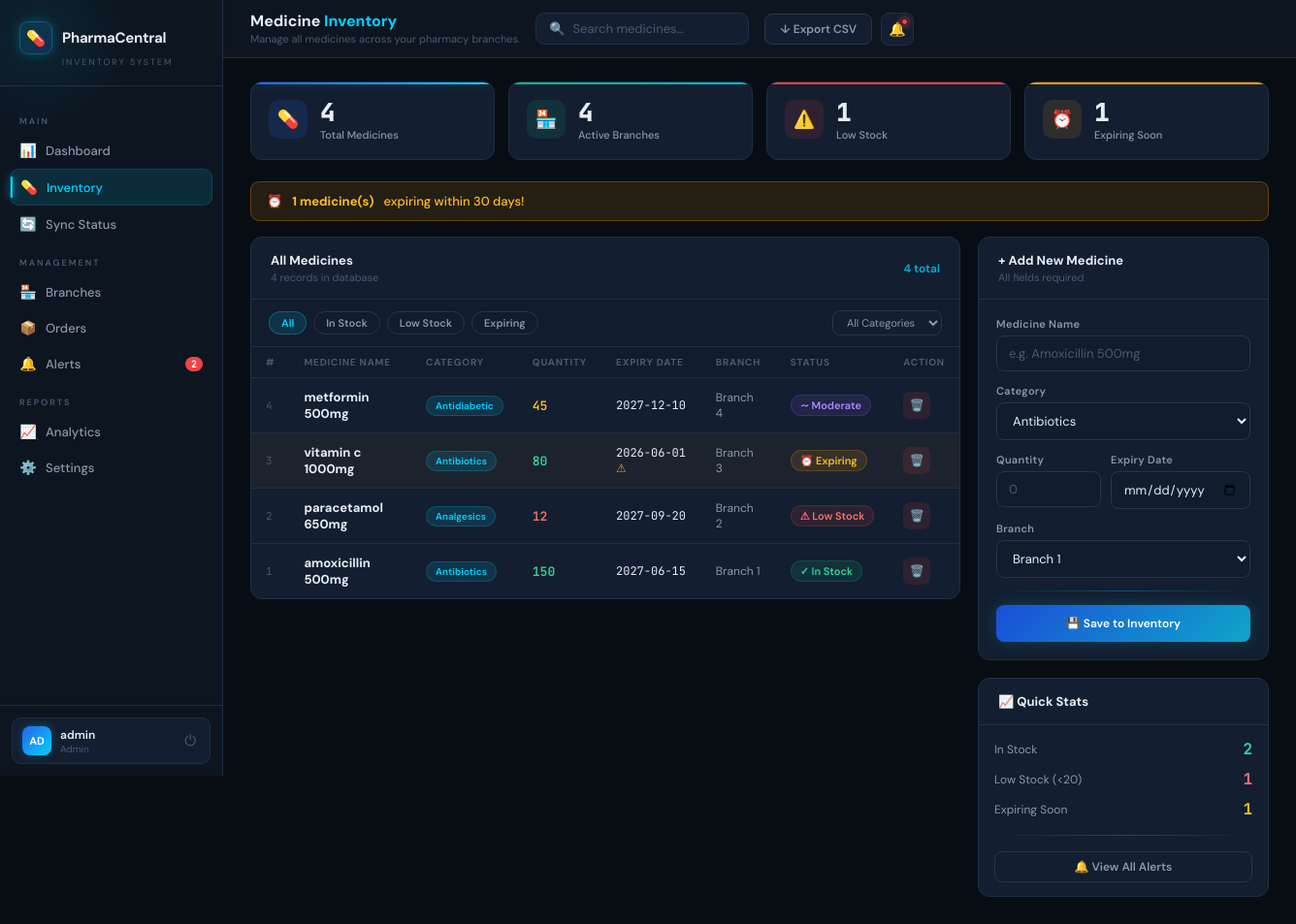
The page /inventory (signed in) on the database its author committed.
### tables this page shows
CREATE TABLE medicines (
        id INTEGER PRIMARY KEY AUTOINCREMENT,
        name TEXT NOT NULL, category TEXT NOT NULL,
        quantity INTEGER NOT NULL, expiry TEXT NOT NULL, branch TEXT NOT NULL);

### app.py (the view)
@app.route("/inventory")
@login_required
def inventory():
    medicines = get_medicines()
    low_stock = sum(1 for m in medicines if m[3] < 20)
    expiring_soon = sum(1 for m in medicines if m[6])
    return render_template("inventory.html", medicines=medicines, low_stock=low_stock, expiring_soon=expiring_soon, active="inventory")

### app.py (called while the page is built)
def get_db():
    try: return sqlite3.connect(DB)
    except: return None

def get_medicines():
    conn = get_db()
    if not conn: return []
    c = conn.cursor()
    c.execute("SELECT * FROM medicines ORDER BY id DESC")
    rows = c.fetchall(); conn.close()
    today = datetime.today(); warn = today + timedelta(days=30)
    result = []
    for r in rows:
        try: exp = datetime.strptime(r[4],"%Y-%m-%d"); expiring = today <= exp <= warn
        except: expiring = False
        result.append(r + (expiring,))
    return result

def login_required(f):
    from functools import wraps
    @wraps(f)
    def decorated(*args, **kwargs):
        if "user" not in session: return redirect(url_for("login"))
        return f(*args, **kwargs)
    return decorated

### templates/inventory.html (shortened to what this page needs)
{% extends "base.html" %}
{% block page_title %}Medicine <span>Inventory</span>{% endblock %}
{% block page_sub %}Manage all medicines across your pharmacy branches.{% endblock %}
{% block topbar_actions %}
<a href="/export" class="btn btn-outline">&#8595; Export CSV</a>
{% endblock %}
{% block content %}
<div class="stats-row">
  <div class="stat-card blue">
    <div class="stat-icon blue">&#128138;</div>
    <div><div class="stat-value">{{ medicines|length }}</div><div class="stat-label">Total Medicines</div></div>
  </div>
  <div class="stat-card teal">
    <div class="stat-icon teal">&#127978;</div>
    <div><div class="stat-value">4</div><div class="stat-label">Active Branches</div></div>
  </div>
  <div class="stat-card red">
    <div class="stat-icon red">&#9888;&#65039;</div>
    <div><div class="stat-value">{{ low_stock }}</div><div class="stat-label">Low Stock</div></div>
  </div>
  <div class="stat-card amber">
    <div class="stat-icon amber">&#9200;</div>
    <div><div class="stat-value">{{ expiring_soon }}</div><div class="stat-label">Expiring Soon</div></div>
  </div>
</div>
{% if expiring_soon > 0 %}
<div class="expiry-banner">&#9200; <strong>{{ expiring_soon }} medicine(s)</strong> expiring within 30 days!</div>
{% endif %}
<div class="two-col">
  <div>
    <div class="panel">
      <div class="panel-header">
        <div>
          <div class="panel-title">All Medicines</div>
          <div class="panel-sub">{{ medicines|length }} records in database</div>
        </div>
        <span class="panel-action">{{ medicines|length }} total</span>
      </div>
      <div class="filter-row">
        <button class="filter-chip active">All</button>
        <button class="filter-chip">In Stock</button>
        <button class="filter-chip">Low Stock</button>
        <button class="filter-chip">Expiring</button>
        <select class="filter-select">
          <option>All Categories</option>
        </select>
      </div>
      <div class="table-wrap">
        {% if medicines %}
        <table>
          <thead>
            <tr><th>#</th><th>Medicine Name</th><th>Category</th><th>Quantity</th><th>Expiry Date</th><th>Branch</th><th>Status</th><th>Action</th></tr>
          </thead>
          <tbody>
          {% for med in medicines %}
          <tr {% if med[6] %}class="expiring-row"{% endif %}>
            <td class="id-cell">{{ med[0] }}</td>
            <td><strong style="color:var(--t1);">{{ med[1] }}</strong></td>
            <td><span class="badge badge-cyan" style="font-size:10px;">{{ med[2] }}</span></td>
            <td style="font-family:var(--mono);font-weight:600;{% if med[3] < 20 %}color:#f87171;{% elif med[3] < 50 %}color:#fbbf24;{% else %}color:#34d399;{% endif %}">
              {{ med[3] }}
            </td>
            <td style="font-family:var(--mono);font-size:12px;">
              {{ med[4] }}{% if med[6] %} <span style="color:var(--amber);">&#9888;</span>{% endif %}
            </td>
            <td style="color:var(--t2);font-size:12px;">{{ med[5] }}</td>
            <td>
              {% if med[6] %}<span class="badge badge-amber">&#9200; Expiring</span>
              {% elif med[3] < 20 %}<span class="badge badge-red">&#9888; Low Stock</span>
              {% elif med[3] < 50 %}<span class="badge badge-purple">&#8764; Moderate</span>
              {% else %}<span class="badge badge-green">&#10003; In Stock</span>{% endif %}
            </td>
            <td>
              <a href="/delete/{{ med[0] }}" onclick="return confirm('Remove {{ med[1] }}?')">
                <button class="icon-btn icon-btn-del" title="Delete">&#128465;&#65039;</button>
              </a>
            </td>
          </tr>
          {% endfor %}
          </tbody>
        </table>
        {% endif %}
      </div>
    </div>
  </div>
  <div>
    <div class="panel">
      <div class="panel-header">
        <div>
          <div class="panel-title">+ Add New Medicine</div>
          <div class="panel-sub">All fields required</div>
        </div>
      </div>
      <div style="padding:18px;">
        <form action="/add" method="POST">
          <div class="form-group">
            <label class="form-label">Medicine Name</label>
            <input class="form-input" type="text" name="name" placeholder="e.g. Amoxicillin 500mg" required minlength="3"/>
          </div>
          <div class="form-group">
            <label class="form-label">Category</label>
            <select class="form-select" name="category">
              <option>Antibiotics</option><option>Analgesics</option>
            </select>
          </div>
          <div class="form-row-2">
            <div class="form-group">
              <label class="form-label">Quantity</label>
              <input class="form-input" type="number" name="quantity" placeholder="0" min="0" required/>
            </div>
            <div class="form-group">
              <label class="form-label">Expiry Date</label>
              <input class="form-input" type="date" name="expiry" required/>
            </div>
          </div>
          <div class="form-group">
            <label class="form-label">Branch</label>
            <select class="form-select" name="branch">
              <option>Branch 1</option><option>Branch 2</option>
            </select>
          </div>
          <div class="glow-line"></div>
          <button type="submit" class="btn btn-primary" style="width:100%;justify-content:center;padding:11px;margin-top:8px;">
            &#128190; Save to Inventory
          </button>
        </form>
      </div>
    </div>
    <div class="panel">
      <div class="panel-header"><div class="panel-title">&#128200; Quick Stats</div></div>
      <div style="padding:14px 16px;display:flex;flex-direction:column;gap:10px;">
        <div style="display:flex;justify-content:space-between;align-items:center;">
          <span style="font-size:12px;color:var(--t2);">In Stock</span>
          <span style="font-family:var(--mono);font-weight:700;color:#34d399;">
            {{ medicines | selectattr(6, 'eq', false) | selectattr(3, 'ge', 20) | list | length }}
          </span>
        </div>
        <div style="display:flex;justify-content:space-between;align-items:center;">
          <span style="font-size:12px;color:var(--t2);">Low Stock (&lt;20)</span>
          <span style="font-family:var(--mono);font-weight:700;color:#f87171;">{{ low_stock }}</span>
        </div>
        <div style="display:flex;justify-content:space-between;align-items:center;">
          <span style="font-size:12px;color:var(--t2);">Expiring Soon</span>
          <span style="font-family:var(--mono);font-weight:700;color:#fbbf24;">{{ expiring_soon }}</span>
        </div>
        <div class="glow-line"></div>
        <a href="/alerts" class="btn btn-outline" style="justify-content:center;font-size:12px;">
          &#128276; View All Alerts
        </a>
      </div>
    </div>
  </div>
</div>
{% endblock %}

### rows shown on the page
medicines: id "4", name "metformin 500mg", category "Antidiabetic", quantity "45", expiry "2027-12-10", branch "Branch 4", shows "∼ Moderate"
medicines: id "3", name "vitamin c 1000mg", category "Antibiotics", quantity "80", expiry "2026-06-01", branch "Branch 3", shows "⏰ Expiring"
medicines: id "2", name "paracetamol 650mg", category "Analgesics", quantity "12", expiry "2027-09-20", branch "Branch 2", shows "⚠ Low Stock"
medicines: id "1", name "amoxicillin 500mg", category "Antibiotics", quantity "150", expiry "2027-06-15", branch "Branch 1", shows "✓ In Stock"

### other values the page prints
{{ low_stock + expiring_soon }} "2"
{{ session.user[:2]|upper }} "AD"
{{ session.user }} "admin"
{{ session.role }} "Admin"
{{ medicines|length }} "4"
{{ low_stock }} "1"
{{ expiring_soon }} "1"
